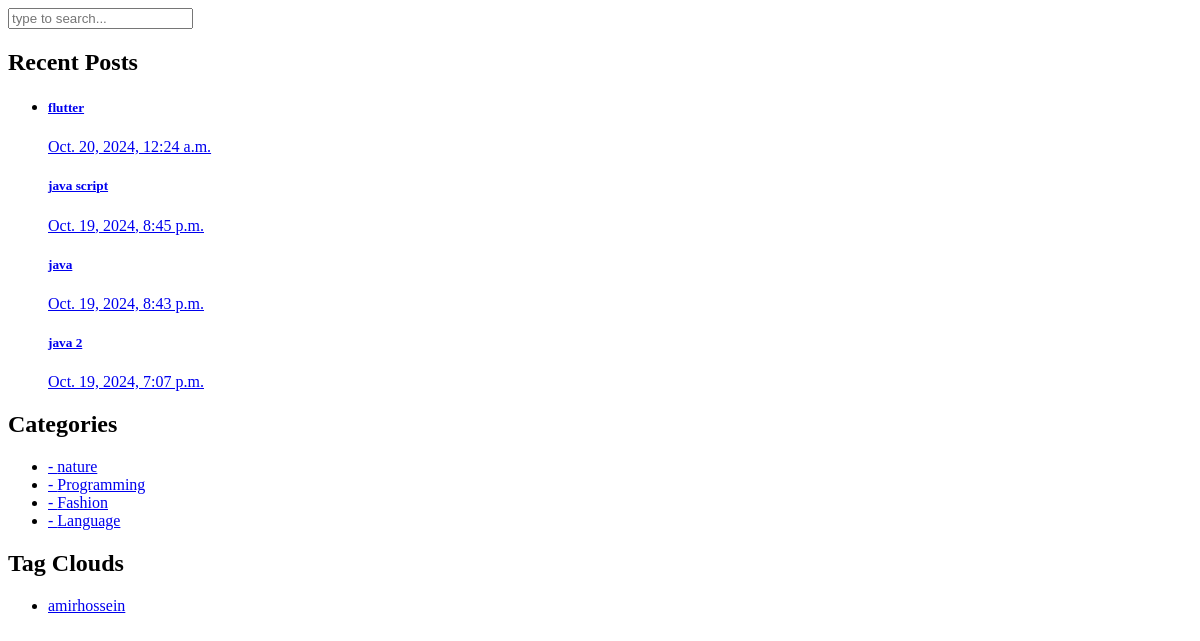
The page /sidebar on the database as committed earlier.
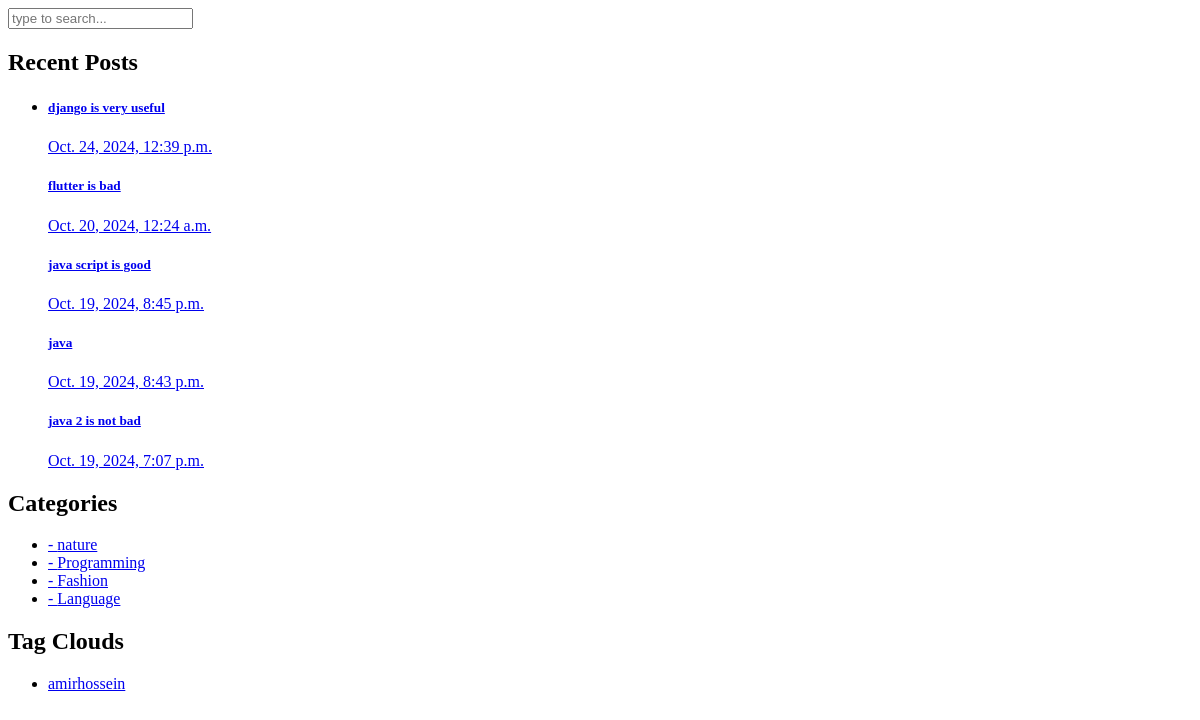
The same page on the database as committed later.
### blog/models.py (models this page shows, shortened)
class Article(models.Model):
    CHOICES = (
        ('A', 'پایتون'),
        ('B', 'جنگو')
    )
    author = models.ForeignKey(User, on_delete=models.CASCADE, related_name='articles')
    category = models.ManyToManyField(Category, related_name='articles')
    title = models.CharField(max_length=70)
    body = models.TextField()
    image = models.ImageField(upload_to='images/articles')
    created = models.DateTimeField(auto_now_add=True)
    updated = models.DateTimeField(auto_now=True)
    myfile = models.FileField(upload_to='test', null=True)
    status = models.BooleanField(default=True)
    published = models.BooleanField(default=True)
    objects = models.Manager()
    custom_manager = ArticleManager()
    slug = models.SlugField(blank=True, unique=True)
    class Meta:
        ordering = ('-created',)

class Category(models.Model):
    title = models.CharField(max_length=100)
    created = models.DateTimeField(auto_now_add=True)

### home/views.py (the view)
# urls.py: path('sidebar', views.sidebar, name='sidebar_partial'),
def sidebar(request):
    data = {'name': 'amirhossein'}
    return render(request, 'includes/sidebar.html', context=data)

### context_processors/context_processors.py (called while the page is built)
def recent_articles(request):
    recent_articles = Article.objects.order_by('-created')
    categories = Category.objects.all()
    return {'recent_articles': recent_articles, 'categories':categories}

### templates/includes/sidebar.html
<div class="col-lg-4">
    <div class="sidebar">
        <div class="row">
            <div class="col-lg-12">
                <div class="sidebar-item search">
                    <form id="search_form" name="gs" method="GET" action="#">
                        <input type="text" name="q" class="searchText" placeholder="type to search..."
                               autocomplete="on">
                    </form>
                </div>
            </div>
            <div class="col-lg-12">
                <div class="sidebar-item recent-posts">
                    <div class="sidebar-heading">
                        <h2>Recent Posts</h2>
                    </div>
                    <div class="content">
                        <ul>
                            <li><a href="post-details.html">
                                   {% for article in recent_articles %}
                                        <h5>{{ article.title }}</h5>
                                        <span>{{ article.created }}</span>
                                   {% endfor %}
                            </a></li>
                        </ul>
                    </div>
                </div>
            </div>
            <div class="col-lg-12">
                <div class="sidebar-item categories">
                    <div class="sidebar-heading">
                        <h2>Categories</h2>
                    </div>
                    <div class="content">
                        <ul>
                            {% for cat in categories %}
                                <li><a href="{% url "blog:category_detail" cat.id %}">- {{ cat.title }}</a></li>
                            {% endfor %}
                        </ul>
                    </div>
                </div>
            </div>
            <div class="col-lg-12">
                <div class="sidebar-item tags">
                    <div class="sidebar-heading">
                        <h2>Tag Clouds</h2>
                    </div>
                    <div class="content">
                        <ul>
                            <li><a href="#">{{ name }}</a></li>
                        </ul>
                    </div>
                </div>
            </div>
        </div>
    </div>
</div>

Rows that differ between the two databases and show on the page:
added Article: title "django is very useful", created "Oct. 24, 2024, 12:39 p.m."
changed Article: title "flutter" → "flutter is bad"
changed Article: title "java script" → "java script is good"
changed Article: title "java 2" → "java 2 is not bad"
